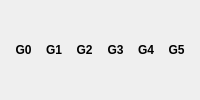
                     <widget class="QWidget" name="widget_18" native="true">
                      <layout class="QHBoxLayout" name="horizontalLayout_42">
                       <item>
                        <widget class="SwitchableLabel" name="g0_now_lbl">
                         <property name="font">
                          <font>
                           <weight>75</weight>
                           <bold>true</bold>
                          </font>
                         </property>
                         <property name="text">
                          <string>G0</string>
                         </property>
                         <property name="alignment">
                          <set>Qt::AlignCenter</set>
                         </property>
                        </widget>
                       </item>
                       <item>
                        <widget class="SwitchableLabel" name="g1_now_lbl">
                         <property name="font">
                          <font>
                           <weight>75</weight>
                           <bold>true</bold>
                          </font>
                         </property>
                         <property name="text">
                          <string>G1</string>
                         </property>
                         <property name="alignment">
                          <set>Qt::AlignCenter</set>
                         </property>
                        </widget>
                       </item>
                       <item>
                        <widget class="SwitchableLabel" name="g2_now_lbl">
                         <property name="font">
                          <font>
                           <weight>75</weight>
                           <bold>true</bold>
                          </font>
                         </property>
                         <property name="text">
                          <string>G2</string>
                         </property>
                         <property name="alignment">
                          <set>Qt::AlignCenter</set>
                         </property>
                        </widget>
                       </item>
                       <item>
                        <widget class="SwitchableLabel" name="g3_now_lbl">
                         <property name="font">
                          <font>
                           <weight>75</weight>
                           <bold>true</bold>
                          </font>
                         </property>
                         <property name="text">
                          <string>G3</string>
                         </property>
                         <property name="alignment">
                          <set>Qt::AlignCenter</set>
                         </property>
                        </widget>
                       </item>
                       <item>
                        <widget class="SwitchableLabel" name="g4_now_lbl">
                         <property name="font">
                          <font>
                           <weight>75</weight>
                           <bold>true</bold>
                          </font>
                         </property>
                         <property name="text">
                          <string>G4</string>
                         </property>
                         <property name="alignment">
                          <set>Qt::AlignCenter</set>
                         </property>
                        </widget>
                       </item>
                       <item>
                        <widget class="SwitchableLabel" name="g5_now_lbl">
                         <property name="font">
                          <font>
                           <weight>75</weight>
                           <bold>true</bold>
                          </font>
                         </property>
                         <property name="text">
                          <string>G5</string>
                         </property>
                         <property name="alignment">
                          <set>Qt::AlignCenter</set>
                         </property>
                        </widget>
                       </item>
                      </layout>
                     </widget>
